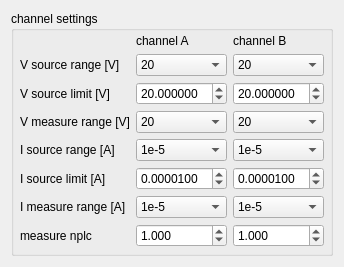
<?xml version="1.0" encoding="UTF-8"?>
<ui version="4.0">
 <class>Form</class>
 <widget class="QWidget" name="Form">
  <property name="geometry">
   <rect>
    <x>0</x>
    <y>0</y>
    <width>300</width>
    <height>237</height>
   </rect>
  </property>
  <property name="windowTitle">
   <string>Form</string>
  </property>
  <layout class="QVBoxLayout" name="verticalLayout">
   <item>
    <widget class="QGroupBox" name="groupBox">
     <property name="title">
      <string>channel settings</string>
     </property>
     <layout class="QGridLayout" name="gridLayout">
      <property name="leftMargin">
       <number>6</number>
      </property>
      <property name="topMargin">
       <number>3</number>
      </property>
      <property name="rightMargin">
       <number>6</number>
      </property>
      <property name="bottomMargin">
       <number>6</number>
      </property>
      <item row="2" column="2">
       <widget class="QDoubleSpinBox" name="V_source_limit_b_doubleSpinBox">
        <property name="decimals">
         <number>6</number>
        </property>
        <property name="maximum">
         <double>200.000000000000000</double>
        </property>
        <property name="singleStep">
         <double>0.100000000000000</double>
        </property>
        <property name="value">
         <double>20.000000000000000</double>
        </property>
       </widget>
      </item>
      <item row="0" column="2">
       <widget class="QLabel" name="label_2">
        <property name="text">
         <string>channel B</string>
        </property>
       </widget>
      </item>
      <item row="6" column="2">
       <widget class="QComboBox" name="I_measure_range_b_comboBox">
        <property name="currentIndex">
         <number>2</number>
        </property>
        <item>
         <property name="text">
          <string>1e-7</string>
         </property>
        </item>
        <item>
         <property name="text">
          <string>1e-6</string>
         </property>
        </item>
        <item>
         <property name="text">
          <string>1e-5</string>
         </property>
        </item>
        <item>
         <property name="text">
          <string>1e-4</string>
         </property>
        </item>
        <item>
         <property name="text">
          <string>1e-3</string>
         </property>
        </item>
        <item>
         <property name="text">
          <string>1e-2</string>
         </property>
        </item>
        <item>
         <property name="text">
          <string>1e-1</string>
         </property>
        </item>
        <item>
         <property name="text">
          <string>1</string>
         </property>
        </item>
        <item>
         <property name="text">
          <string>1.5</string>
         </property>
        </item>
        <item>
         <property name="text">
          <string>10</string>
         </property>
        </item>
       </widget>
      </item>
      <item row="6" column="1">
       <widget class="QComboBox" name="I_measure_range_a_comboBox">
        <property name="currentIndex">
         <number>2</number>
        </property>
        <item>
         <property name="text">
          <string>1e-7</string>
         </property>
        </item>
        <item>
         <property name="text">
          <string>1e-6</string>
         </property>
        </item>
        <item>
         <property name="text">
          <string>1e-5</string>
         </property>
        </item>
        <item>
         <property name="text">
          <string>1e-4</string>
         </property>
        </item>
        <item>
         <property name="text">
          <string>1e-3</string>
         </property>
        </item>
        <item>
         <property name="text">
          <string>1e-2</string>
         </property>
        </item>
        <item>
         <property name="text">
          <string>1e-1</string>
         </property>
        </item>
        <item>
         <property name="text">
          <string>1</string>
         </property>
        </item>
        <item>
         <property name="text">
          <string>1.5</string>
         </property>
        </item>
        <item>
         <property name="text">
          <string>10</string>
         </property>
        </item>
       </widget>
      </item>
      <item row="7" column="1">
       <widget class="QDoubleSpinBox" name="nplc_a_doubleSpinBox">
        <property name="decimals">
         <number>3</number>
        </property>
        <property name="minimum">
         <double>0.001000000000000</double>
        </property>
        <property name="maximum">
         <double>25.000000000000000</double>
        </property>
        <property name="value">
         <double>1.000000000000000</double>
        </property>
       </widget>
      </item>
      <item row="1" column="2">
       <widget class="QComboBox" name="V_source_range_b_comboBox">
        <property name="currentIndex">
         <number>2</number>
        </property>
        <item>
         <property name="text">
          <string>0.2</string>
         </property>
        </item>
        <item>
         <property name="text">
          <string>2</string>
         </property>
        </item>
        <item>
         <property name="text">
          <string>20</string>
         </property>
        </item>
        <item>
         <property name="text">
          <string>200</string>
         </property>
        </item>
       </widget>
      </item>
      <item row="2" column="0">
       <widget class="QLabel" name="label_4">
        <property name="text">
         <string>V source limit [V]</string>
        </property>
       </widget>
      </item>
      <item row="5" column="0">
       <widget class="QLabel" name="label_8">
        <property name="text">
         <string>I source limit [A]</string>
        </property>
       </widget>
      </item>
      <item row="2" column="1">
       <widget class="QDoubleSpinBox" name="V_source_limit_a_doubleSpinBox">
        <property name="decimals">
         <number>6</number>
        </property>
        <property name="maximum">
         <double>200.000000000000000</double>
        </property>
        <property name="singleStep">
         <double>0.100000000000000</double>
        </property>
        <property name="value">
         <double>20.000000000000000</double>
        </property>
       </widget>
      </item>
      <item row="5" column="1">
       <widget class="QDoubleSpinBox" name="I_source_limit_a_doubleSpinBox">
        <property name="decimals">
         <number>7</number>
        </property>
        <property name="maximum">
         <double>10.000000000000000</double>
        </property>
        <property name="singleStep">
         <double>0.001000000000000</double>
        </property>
        <property name="value">
         <double>0.000010000000000</double>
        </property>
       </widget>
      </item>
      <item row="1" column="1">
       <widget class="QComboBox" name="V_source_range_a_comboBox">
        <property name="currentIndex">
         <number>2</number>
        </property>
        <item>
         <property name="text">
          <string>0.2</string>
         </property>
        </item>
        <item>
         <property name="text">
          <string>2</string>
         </property>
        </item>
        <item>
         <property name="text">
          <string>20</string>
         </property>
        </item>
        <item>
         <property name="text">
          <string>200</string>
         </property>
        </item>
       </widget>
      </item>
      <item row="0" column="1">
       <widget class="QLabel" name="label">
        <property name="text">
         <string>channel A</string>
        </property>
       </widget>
      </item>
      <item row="5" column="2">
       <widget class="QDoubleSpinBox" name="I_source_limit_b_doubleSpinBox">
        <property name="decimals">
         <number>7</number>
        </property>
        <property name="maximum">
         <double>10.000000000000000</double>
        </property>
        <property name="singleStep">
         <double>0.001000000000000</double>
        </property>
        <property name="value">
         <double>0.000010000000000</double>
        </property>
       </widget>
      </item>
      <item row="1" column="0">
       <widget class="QLabel" name="label_3">
        <property name="text">
         <string>V source range [V]</string>
        </property>
       </widget>
      </item>
      <item row="4" column="1">
       <widget class="QComboBox" name="I_source_range_a_comboBox">
        <property name="currentIndex">
         <number>2</number>
        </property>
        <item>
         <property name="text">
          <string>1e-7</string>
         </property>
        </item>
        <item>
         <property name="text">
          <string>1e-6</string>
         </property>
        </item>
        <item>
         <property name="text">
          <string>1e-5</string>
         </property>
        </item>
        <item>
         <property name="text">
          <string>1e-4</string>
         </property>
        </item>
        <item>
         <property name="text">
          <string>1e-3</string>
         </property>
        </item>
        <item>
         <property name="text">
          <string>1e-2</string>
         </property>
        </item>
        <item>
         <property name="text">
          <string>1e-1</string>
         </property>
        </item>
        <item>
         <property name="text">
          <string>1</string>
         </property>
        </item>
        <item>
         <property name="text">
          <string>1.5</string>
         </property>
        </item>
        <item>
         <property name="text">
          <string>10</string>
         </property>
        </item>
       </widget>
      </item>
      <item row="7" column="0">
       <widget class="QLabel" name="label_6">
        <property name="text">
         <string>measure nplc</string>
        </property>
       </widget>
      </item>
      <item row="4" column="0">
       <widget class="QLabel" name="label_7">
        <property name="text">
         <string>I source range [A]</string>
        </property>
       </widget>
      </item>
      <item row="6" column="0">
       <widget class="QLabel" name="label_5">
        <property name="text">
         <string>I measure range [A]</string>
        </property>
       </widget>
      </item>
      <item row="4" column="2">
       <widget class="QComboBox" name="I_source_range_b_comboBox">
        <property name="currentIndex">
         <number>2</number>
        </property>
        <item>
         <property name="text">
          <string>1e-7</string>
         </property>
        </item>
        <item>
         <property name="text">
          <string>1e-6</string>
         </property>
        </item>
        <item>
         <property name="text">
          <string>1e-5</string>
         </property>
        </item>
        <item>
         <property name="text">
          <string>1e-4</string>
         </property>
        </item>
        <item>
         <property name="text">
          <string>1e-3</string>
         </property>
        </item>
        <item>
         <property name="text">
          <string>1e-2</string>
         </property>
        </item>
        <item>
         <property name="text">
          <string>1e-1</string>
         </property>
        </item>
        <item>
         <property name="text">
          <string>1</string>
         </property>
        </item>
        <item>
         <property name="text">
          <string>1.5</string>
         </property>
        </item>
        <item>
         <property name="text">
          <string>10</string>
         </property>
        </item>
       </widget>
      </item>
      <item row="7" column="2">
       <widget class="QDoubleSpinBox" name="nplc_b_doubleSpinBox">
        <property name="decimals">
         <number>3</number>
        </property>
        <property name="minimum">
         <double>0.001000000000000</double>
        </property>
        <property name="maximum">
         <double>25.000000000000000</double>
        </property>
        <property name="singleStep">
         <double>1.000000000000000</double>
        </property>
        <property name="value">
         <double>1.000000000000000</double>
        </property>
       </widget>
      </item>
      <item row="3" column="1">
       <widget class="QComboBox" name="V_measure_range_a_comboBox">
        <property name="currentIndex">
         <number>2</number>
        </property>
        <item>
         <property name="text">
          <string>0.2</string>
         </property>
        </item>
        <item>
         <property name="text">
          <string>2</string>
         </property>
        </item>
        <item>
         <property name="text">
          <string>20</string>
         </property>
        </item>
        <item>
         <property name="text">
          <string>200</string>
         </property>
        </item>
       </widget>
      </item>
      <item row="3" column="2">
       <widget class="QComboBox" name="V_measure_range_b_comboBox">
        <property name="currentIndex">
         <number>2</number>
        </property>
        <item>
         <property name="text">
          <string>0.2</string>
         </property>
        </item>
        <item>
         <property name="text">
          <string>2</string>
         </property>
        </item>
        <item>
         <property name="text">
          <string>20</string>
         </property>
        </item>
        <item>
         <property name="text">
          <string>200</string>
         </property>
        </item>
       </widget>
      </item>
      <item row="3" column="0">
       <widget class="QLabel" name="label_9">
        <property name="text">
         <string>V measure range [V]</string>
        </property>
       </widget>
      </item>
     </layout>
    </widget>
   </item>
  </layout>
 </widget>
 <resources/>
 <connections/>
</ui>
